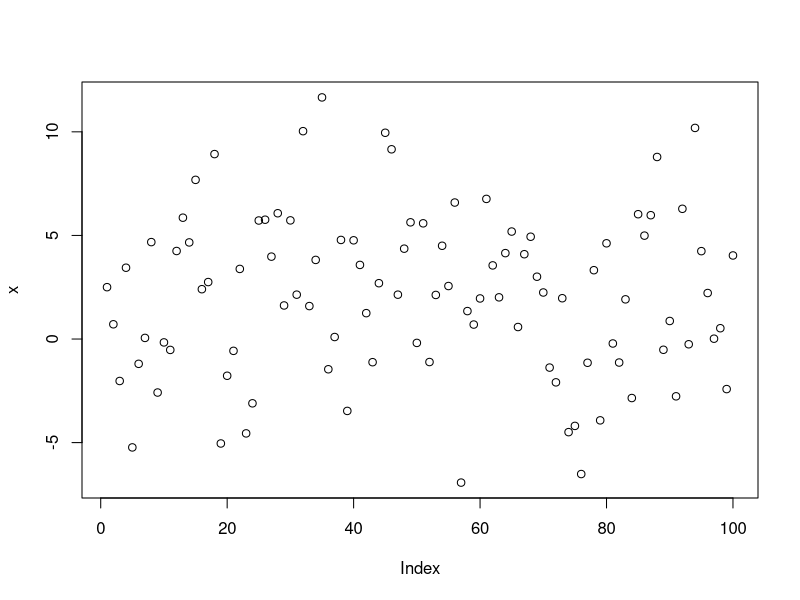

Recreate this plot in R.
x <- rnorm(100, 2, 4)
str(x)
summary(x)
plot(x)

f <- gl(40,10)
str(f)
summary(f)

library(datasets)
head(airquality)
str(airquality)

m <- matrix(rnorm(100), 10, 10)
str(m)

s <- split(airquality, airquality$Month)
str(s)
